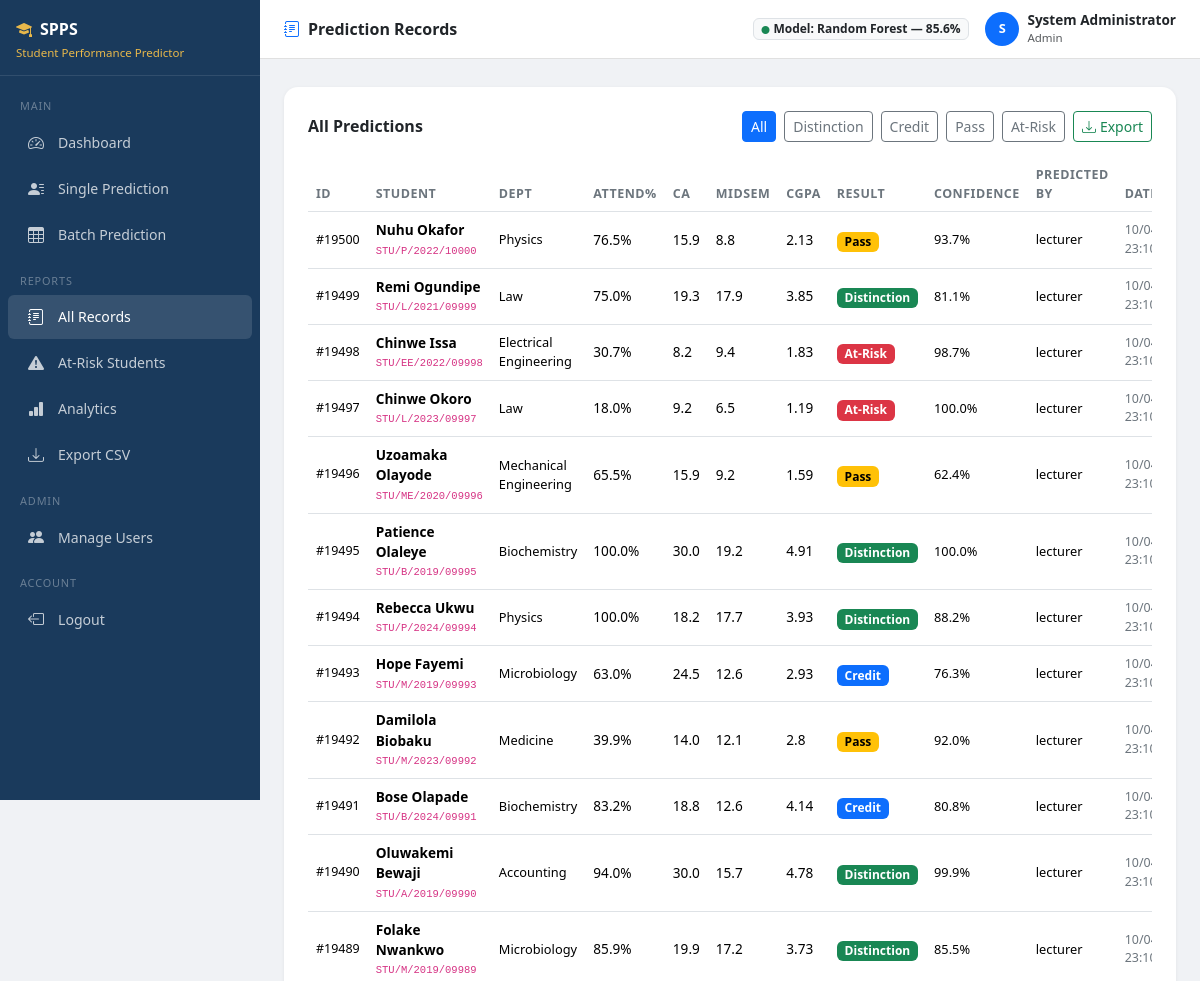
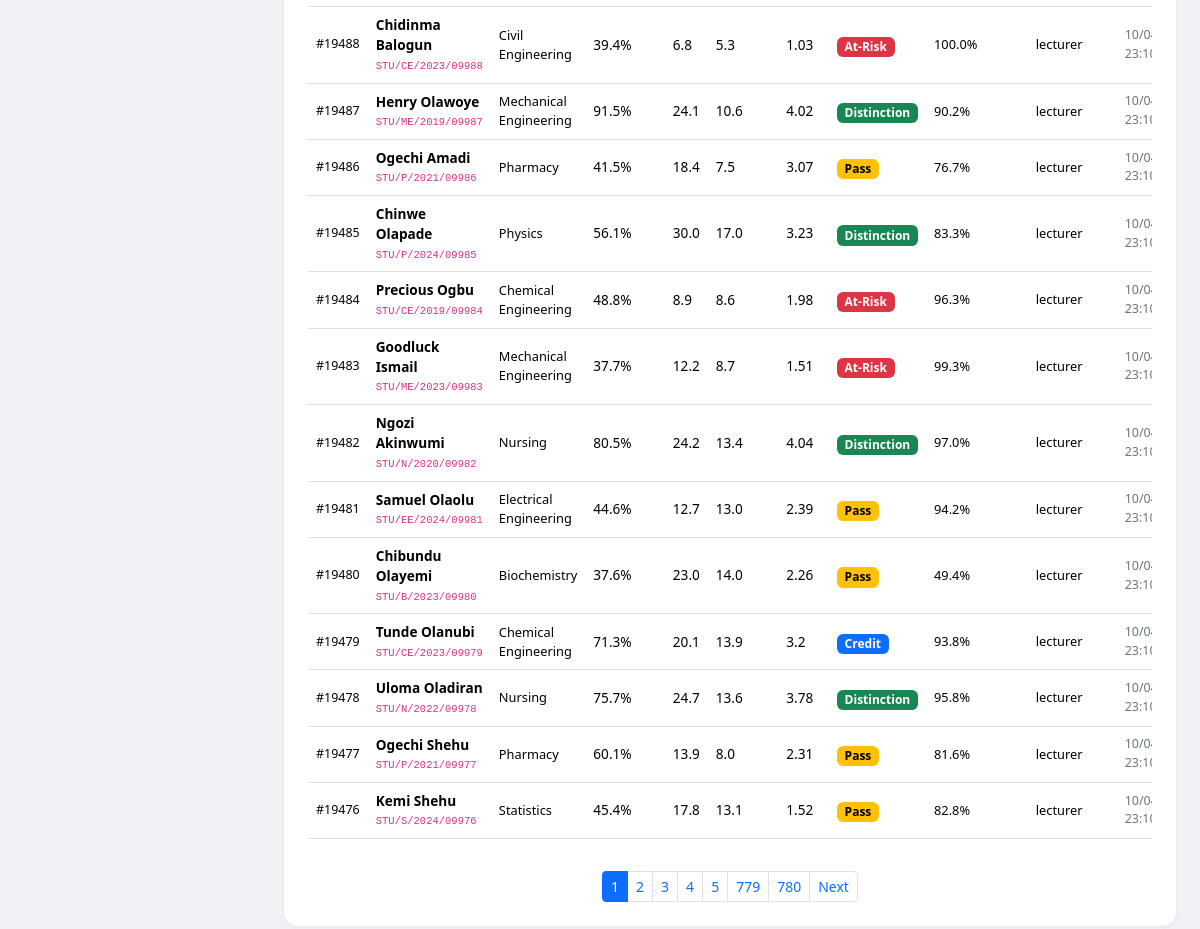
Screenshot of /records (signed in) with the database file from the repository (2 pictures, top to bottom).
### app.py (models this page shows)
class User(UserMixin, db.Model):
    id       = db.Column(db.Integer, primary_key=True)
    username = db.Column(db.String(80), unique=True, nullable=False)
    email    = db.Column(db.String(120), unique=True, nullable=False)
    password = db.Column(db.String(200), nullable=False)
    role     = db.Column(db.String(20), default='lecturer')
    fullname = db.Column(db.String(120), default='')
    created  = db.Column(db.DateTime, default=datetime.utcnow)

### app.py (the view)
@app.route('/records')
@login_required
def records():
    page   = request.args.get('page', 1, type=int)
    filter_ = request.args.get('filter','')
    dept_f  = request.args.get('dept','')
    q = Prediction.query.order_by(Prediction.timestamp.desc())
    if filter_: q = q.filter_by(result=filter_)
    if dept_f:  q = q.filter_by(department=dept_f)
    preds = q.paginate(page=page, per_page=25)
    all_depts = [d[0] for d in db.session.query(Prediction.department).distinct().all()]
    return render_template('records.html', preds=preds, filter_result=filter_,
                           dept_filter=dept_f, all_depts=sorted(all_depts),
                           colors=PERF_COLORS, icons=PERF_ICONS)

### app.py (called while the page is built)
@login_manager.user_loader
def load_user(uid):
    return User.query.get(int(uid))

### templates/records.html (shortened to what this page needs)
{% extends 'base.html' %}
{% block page_title %}<i class="bi bi-journal-text me-2 text-primary"></i>Prediction Records{% endblock %}
{% block content %}
<div class="section-card">
  <div class="d-flex justify-content-between align-items-center mb-3 flex-wrap gap-2">
    <h6 class="fw-bold mb-0">All Predictions</h6>
    <div class="d-flex gap-2 flex-wrap">
      {% for f in ['','Distinction','Credit','Pass','At-Risk'] %}
      <a href="{{ url_for('records', filter=f) }}" class="btn btn-sm {{ 'btn-primary' if filter_result==f else 'btn-outline-secondary' }}">
        {{ f or 'All' }}
      </a>
      {% endfor %}
      <a href="{{ url_for('export_csv') }}" class="btn btn-sm btn-outline-success">
        <i class="bi bi-download me-1"></i>Export
      </a>
    </div>
  </div>
  <div class="table-responsive">
    <table class="table table-hover align-middle">
      <thead><tr>
        <th>ID</th><th>Student</th><th>Dept</th><th>Attend%</th>
        <th>CA</th><th>MidSem</th><th>CGPA</th><th>Result</th>
        <th>Confidence</th><th>Predicted By</th><th>Date</th>
      </tr></thead>
      <tbody>
      {% for p in preds.items %}
      <tr>
        <td style="font-size:.78rem">#{{ p.id }}</td>
        <td>
          <div style="font-size:.85rem;font-weight:600">{{ p.student_name }}</div>
          <div style="font-size:.75rem;color:#6c757d"><code>{{ p.student_id }}</code></div>
        </td>
        <td style="font-size:.8rem">{{ p.department }}</td>
        <td style="font-size:.85rem">{{ p.attendance }}%</td>
        <td style="font-size:.85rem">{{ p.ca_score }}</td>
        <td style="font-size:.85rem">{{ p.midsem_score }}</td>
        <td style="font-size:.85rem">{{ p.prev_cgpa }}</td>
        <td>
          <span class="badge badge-{{ p.result.lower().replace(' ','-') }}">{{ p.result }}</span>
        </td>
        <td style="font-size:.8rem">{{ p.confidence }}%</td>
        <td style="font-size:.8rem">{{ p.predicted_by }}</td>
        <td style="font-size:.78rem;color:#6c757d">{{ p.timestamp.strftime('%d/%m/%Y %H:%M') }}</td>
      </tr>
      {% else %}
      <tr><td colspan="11" class="text-center py-5 text-muted">No records found.</td></tr>
      {% endfor %}
      </tbody>
    </table>
  </div>
  {% if preds.pages > 1 %}
  <nav class="mt-3">
    <ul class="pagination pagination-sm justify-content-center mb-0">
      {% for pg in preds.iter_pages() %}
        {% if pg %}
        <li class="page-item {{ 'active' if pg==preds.page else '' }}">
          <a class="page-link" href="{{ url_for('records', page=pg, filter=filter_result) }}">{{ pg }}</a>
        </li>
        {% endif %}
      {% endfor %}
      {% if preds.has_next %}<li class="page-item"><a class="page-link" href="{{ url_for('records', page=preds.next_num, filter=filter_result) }}">Next</a></li>{% endif %}
    </ul>
  </nav>
  {% endif %}
</div>
{% endblock %}

### templates/base.html (shortened to what this page needs)
<!DOCTYPE html>
<html lang="en">
<head>
  <link href="https://cdn.jsdelivr.net/npm/bootstrap@5.3.2/dist/css/bootstrap.min.css" rel="stylesheet"/>
  <link href="https://cdn.jsdelivr.net/npm/bootstrap-icons@1.11.3/font/bootstrap-icons.css" rel="stylesheet"/>
</head>
<body>
{% if current_user.is_authenticated %}
<div id="sidebar">
  <div class="logo">
    <h5><i class="bi bi-mortarboard-fill me-2" style="color:var(--accent)"></i>SPPS</h5>
    <small>Student Performance Predictor</small>
  </div>
  <nav class="mt-2 pb-4">
    <div class="section-label">Main</div>
    <a href="{{ url_for('dashboard') }}" class="nav-link {% if request.endpoint=='dashboard' %}active{% endif %}">
      <i class="bi bi-speedometer2"></i> Dashboard
    </a>
    <a href="{{ url_for('predict') }}" class="nav-link {% if request.endpoint=='predict' %}active{% endif %}">
      <i class="bi bi-person-lines-fill"></i> Single Prediction
    </a>
    <a href="{{ url_for('batch') }}" class="nav-link {% if request.endpoint=='batch' %}active{% endif %}">
      <i class="bi bi-table"></i> Batch Prediction
    </a>
    <div class="section-label">Reports</div>
    <a href="{{ url_for('records') }}" class="nav-link {% if request.endpoint=='records' %}active{% endif %}">
      <i class="bi bi-journal-text"></i> All Records
    </a>
    <a href="{{ url_for('at_risk') }}" class="nav-link {% if request.endpoint=='at_risk' %}active{% endif %}">
      <i class="bi bi-exclamation-triangle-fill"></i> At-Risk Students
    </a>
    <a href="{{ url_for('analytics') }}" class="nav-link {% if request.endpoint=='analytics' %}active{% endif %}">
      <i class="bi bi-bar-chart-fill"></i> Analytics
    </a>
    <a href="{{ url_for('export_csv') }}" class="nav-link">
      <i class="bi bi-download"></i> Export CSV
    </a>
    {% if current_user.role == 'admin' %}
    <div class="section-label">Admin</div>
    <a href="{{ url_for('admin_users') }}" class="nav-link {% if request.endpoint=='admin_users' %}active{% endif %}">
      <i class="bi bi-people-fill"></i> Manage Users
    </a>
    {% endif %}
    <div class="section-label">Account</div>
    <a href="{{ url_for('logout') }}" class="nav-link">
      <i class="bi bi-box-arrow-left"></i> Logout
    </a>
  </nav>
</div>
<div id="main">
  <div class="topbar d-flex align-items-center justify-content-between">
    <div>
      <span class="fw-semibold text-dark">{% block page_title %}{% endblock %}</span>
    </div>
    <div class="d-flex align-items-center gap-3">
      <span class="badge bg-light text-dark border">
        <i class="bi bi-circle-fill text-success me-1" style="font-size:.5rem"></i>Model: Random Forest — 85.6%
      </span>
      <div class="d-flex align-items-center gap-2">
        <div class="rounded-circle bg-primary d-flex align-items-center justify-content-center text-white" style="width:34px;height:34px;font-size:.8rem;font-weight:700">
          {{ current_user.fullname[0] if current_user.fullname else current_user.username[0].upper() }}
        </div>
        <div class="d-none d-md-block">
          <div class="fw-semibold" style="font-size:.85rem;line-height:1.2">{{ current_user.fullname or current_user.username }}</div>
          <div class="text-muted" style="font-size:.72rem">{{ current_user.role.title() }}</div>
        </div>
      </div>
    </div>
  </div>
  <div class="content">
    {% block content %}{% endblock %}
  </div>
</div>
{% else %}
{% block auth_content %}{% endblock %}
{% endif %}
</body>
</html>

### templates/base.html (style rules this page uses)
:root { --primary:#1a3a5c;--accent:#e8b84b;--sidebar-w:260px; }
body { background:#f0f2f5;font-family:'Segoe UI',sans-serif; }
#sidebar { position:fixed;top:0;left:0;height:100vh;width:var(--sidebar-w);background:var(--primary);z-index:1000;transition:width .2s; }
#sidebar .logo { padding:20px 16px 12px;border-bottom:1px solid rgba(255,255,255,.1); }
#sidebar .logo h5 { color:#fff;font-weight:700;margin:0;font-size:1rem; }
#sidebar .logo small { color:var(--accent);font-size:.72rem; }
#sidebar .nav-link { color:rgba(255,255,255,.75);padding:10px 20px;border-radius:6px;margin:2px 8px;font-size:.88rem;display:flex;align-items:center;gap:10px; }
#sidebar .nav-link:hover,#sidebar .nav-link.active { background:rgba(255,255,255,.12);color:#fff; }
#sidebar .nav-link i { font-size:1rem;width:20px; }
#sidebar .section-label { color:rgba(255,255,255,.35);font-size:.68rem;letter-spacing:.08em;padding:14px 20px 4px;text-transform:uppercase; }
#main { margin-left:var(--sidebar-w);min-height:100vh; }
.topbar { background:#fff;border-bottom:1px solid #e0e0e0;padding:12px 24px;position:sticky;top:0;z-index:900; }
.content { padding:28px 24px; }
.table th { font-size:.78rem;text-transform:uppercase;letter-spacing:.04em;color:#6c757d; }
.badge-distinction { background:#198754;color:#fff; }
.badge-credit { background:#0d6efd;color:#fff; }
.badge-pass { background:#ffc107;color:#000; }
.badge-at-risk { background:#dc3545;color:#fff; }
.section-card { background:#fff;border-radius:14px;padding:24px;border:none;box-shadow:0 1px 4px rgba(0,0,0,.06); }

### rows the page displays
User: fullname "S", fullname "System Administrator", role "Admin"

### other values shown
{{ f or 'All' }} "All" "Distinction" "Credit" "Pass" "At-Risk"
{{ p.id }} "19500" "19499" "19498" "19497" "19496" "19495" "19494" "19493" "19492" "19491" "19490" "19489" "19488" "19487" "19486" "19485" "19484" "19483" "19482" "19481" "19480" "19479" "19478" "19477" "19476"
{{ p.student_name }} "Nuhu Okafor" "Remi Ogundipe" "Chinwe Issa" "Chinwe Okoro" "Uzoamaka Olayode" "Patience Olaleye" "Rebecca Ukwu" "Hope Fayemi" "Damilola Biobaku" "Bose Olapade" "Oluwakemi Bewaji" "Folake Nwankwo" "Chidinma Balogun" "Henry Olawoye" "Ogechi Amadi" "Chinwe Olapade" "Precious Ogbu" "Goodluck Ismail" "Ngozi Akinwumi" "Samuel Olaolu" "Chibundu Olayemi" "Tunde Olanubi" "Uloma Oladiran" "Ogechi Shehu" "Kemi Shehu"
{{ p.student_id }} "STU/P/2022/10000" "STU/L/2021/09999" "STU/EE/2022/09998" "STU/L/2023/09997" "STU/ME/2020/09996" "STU/B/2019/09995" "STU/P/2024/09994" "STU/M/2019/09993" "STU/M/2023/09992" "STU/B/2024/09991" "STU/A/2019/09990" "STU/M/2019/09989" "STU/CE/2023/09988" "STU/ME/2019/09987" "STU/P/2021/09986" "STU/P/2024/09985" "STU/CE/2019/09984" "STU/ME/2023/09983" "STU/N/2020/09982" "STU/EE/2024/09981" "STU/B/2023/09980" "STU/CE/2023/09979" "STU/N/2022/09978" "STU/P/2021/09977" "STU/S/2024/09976"
{{ p.department }} "Physics" "Law" "Electrical Engineering" "Law" "Mechanical Engineering" "Biochemistry" "Physics" "Microbiology" "Medicine" "Biochemistry" "Accounting" "Microbiology" "Civil Engineering" "Mechanical Engineering" "Pharmacy" "Physics" "Chemical Engineering" "Mechanical Engineering" "Nursing" "Electrical Engineering" "Biochemistry" "Chemical Engineering" "Nursing" "Pharmacy" "Statistics"
{{ p.attendance }} "76.5" "75.0" "30.7" "18.0" "65.5" "100.0" "100.0" "63.0" "39.9" "83.2" "94.0" "85.9" "39.4" "91.5" "41.5" "56.1" "48.8" "37.7" "80.5" "44.6" "37.6" "71.3" "75.7" "60.1" "45.4"
{{ p.ca_score }} "15.9" "19.3" "8.2" "9.2" "15.9" "30.0" "18.2" "24.5" "14.0" "18.8" "30.0" "19.9" "6.8" "24.1" "18.4" "30.0" "8.9" "12.2" "24.2" "12.7" "23.0" "20.1" "24.7" "13.9" "17.8"
{{ p.midsem_score }} "8.8" "17.9" "9.4" "6.5" "9.2" "19.2" "17.7" "12.6" "12.1" "12.6" "15.7" "17.2" "5.3" "10.6" "7.5" "17.0" "8.6" "8.7" "13.4" "13.0" "14.0" "13.9" "13.6" "8.0" "13.1"
{{ p.prev_cgpa }} "2.13" "3.85" "1.83" "1.19" "1.59" "4.91" "3.93" "2.93" "2.8" "4.14" "4.78" "3.73" "1.03" "4.02" "3.07" "3.23" "1.98" "1.51" "4.04" "2.39" "2.26" "3.2" "3.78" "2.31" "1.52"
{{ p.result }} "Pass" "Distinction" "At-Risk" "At-Risk" "Pass" "Distinction" "Distinction" "Credit" "Pass" "Credit" "Distinction" "Distinction" "At-Risk" "Distinction" "Pass" "Distinction" "At-Risk" "At-Risk" "Distinction" "Pass" "Pass" "Credit" "Distinction" "Pass" "Pass"
{{ p.confidence }} "93.7" "81.1" "98.7" "100.0" "62.4" "100.0" "88.2" "76.3" "92.0" "80.8" "99.9" "85.5" "100.0" "90.2" "76.7" "83.3" "96.3" "99.3" "97.0" "94.2" "49.4" "93.8" "95.8" "81.6" "82.8"
{{ p.predicted_by }} "lecturer" "lecturer" "lecturer" "lecturer" "lecturer" "lecturer" "lecturer" "lecturer" "lecturer" "lecturer" "lecturer" "lecturer" "lecturer" "lecturer" "lecturer" "lecturer" "lecturer" "lecturer" "lecturer" "lecturer" "lecturer" "lecturer" "lecturer" "lecturer" "lecturer"
{{ pg }} "1" "2" "3" "4" "5" "779" "780"
